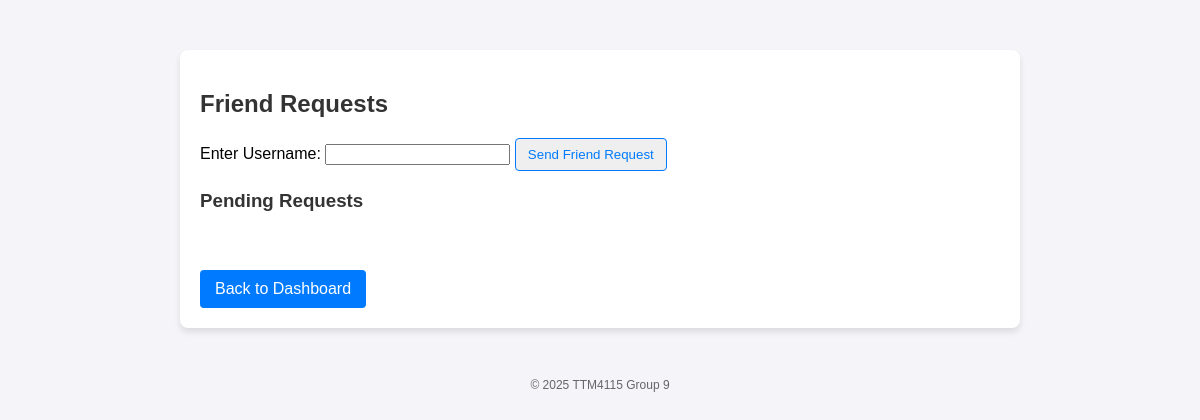
/friend_request (signed in), run on an earlier commit of the app's database.
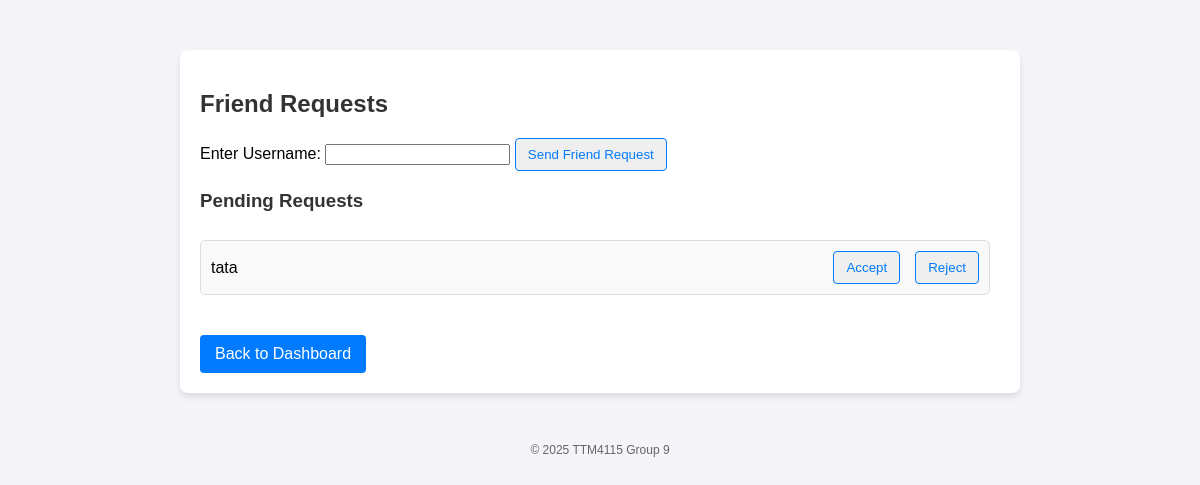
And on a later commit of the database.
### tables this page shows
CREATE TABLE users (
        id INTEGER PRIMARY KEY AUTOINCREMENT,
        username TEXT UNIQUE NOT NULL,
        email TEXT UNIQUE NOT NULL,
        password TEXT NOT NULL,
        tokens INTEGER DEFAULT 100,
        rating INTEGER DEFAULT 8
    );

### app.py (the view)
@app.route('/friend_request', methods=['GET','POST'])
def friend_requests():
    user_id = session['user_id']
    pending_requests = database_manager.get_pending_requests(user_id)
    sent_requests = database_manager.get_sent_requests(user_id)
    message = request.args.get('message')
    message = message if message else ""
    error = request.args.get('error')
    error = error if error else ""
    return render_template('friend_request.html', pending_requests=pending_requests, sent_requests=sent_requests, message=message, error=error)

### database_manager.py (called while the page is built)
def get_pending_requests(user_id):
    conn = sqlite3.connect("social_network.db")
    cursor = conn.cursor()
    cursor.execute("""
    SELECT user_id FROM friends where friend_id = ? AND friends.status = 'pending'
    """, (user_id,))
    pending_requests = cursor.fetchall()
    res = []
    for id in pending_requests :
        cursor.execute("""
        SELECT username FROM users where id = ?
        """, (id[0],))
        username = cursor.fetchall()[0]
        res.append((id[0], username[0]))
    print(res)
    conn.close()
    return res

def get_sent_requests(user_id):
    conn = sqlite3.connect("social_network.db")
    cursor = conn.cursor()
    cursor.execute("""
    SELECT friend_id FROM friends where user_id = ? AND friends.status = 'pending'
    """, (user_id,))
    pending_requests = cursor.fetchall()
    res = []
    for id in pending_requests :
        cursor.execute("""
        SELECT username FROM users where id = ?
        """, (id[0],))
        username = cursor.fetchall()[0]
        res.append((id[0], username[0]))
    print(res)
    conn.close()
    return res

### templates/friend_request.html (shortened to what this page needs)
<!DOCTYPE html>
<html lang="en">
<head>
    <link rel="stylesheet" href="../static/dashboard.css">
</head>
<body>
    <div class="container">
        <h2>Friend Requests</h2>
        <form action="/send_friend_request" method="post">
            <label for="friend_username">Enter Username:</label>
            <input type="text" id="friend_username" name="friend_username" required>
            <button type="submit" class="primary-button">Send Friend Request</button>
        </form>
        <h3>Pending Requests</h3>
        <ul id="friend-request-list">
            {% for request in pending_requests %}
            <li class="friend-request">
                {{ request[1] }}
                <div style="display: flex; gap: 10px;">
                    <form action="/accept_friend_request" method="post">
                        <button type="submit" class="secondary-button">Accept</button>
                    </form>
                    <form action="/reject_friend_request" method="post">
                        <button type="submit" class="secondary-button">Reject</button>
                    </form>
                </div>
            </li>
            {% endfor %}
        </ul>
        <div class="secondary-buttons">
            <a href="/dashboard">Back to Dashboard</a>
        </div>
    </div>
    <p class="footer-text">&copy; 2025 TTM4115 Group 9</p>
</body>
</html>

### static/dashboard.css (style rules this page uses)
body { font-family: Arial, sans-serif; background-color: #f4f4f9; margin: 0; padding: 0; }
.container { max-width: 800px; margin: 50px auto; background: #ffffff; padding: 20px; border-radius: 8px; box-shadow: 0 4px 6px rgba(0, 0, 0, 0.1); position: relative; }
h2, h3 { color: #333; }
button { position: center; width: auto; text-decoration: none; color: #007BFF; padding: 8px 12px; border: 1px solid #007BFF; border-radius: 4px; transition: background-color 0.3s, color 0.3s; }
.secondary-buttons { margin-top: 20px; display: flex; gap: 10px; }
.secondary-buttons a { text-decoration: none; color: #fff; background-color: #007BFF; padding: 10px 15px; border-radius: 4px; transition: background-color 0.3s; }
.footer-text { text-align: center; margin-top: 20px; font-size: 12px; color: #666; }

### templates/friend_request.html (style rules this page uses)
.friend-request { background-color: #f9f9f9; padding: 10px; border: 1px solid #ddd; border-radius: 5px; margin-bottom: 10px; display: flex; justify-content: space-between; align-items: center; }
.friend-request button { margin-left: 5px; }
#friend-request-list { padding: 10px; border-radius: 5px; list-style-type: none; margin: 0; padding-left: 0; }

What changed in the data, as far as the page shows it:
added users: username "tata"
